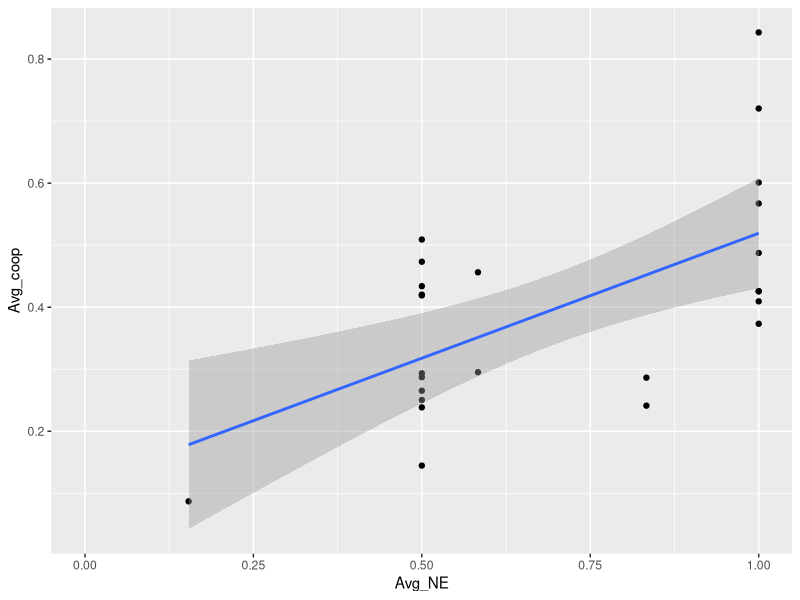
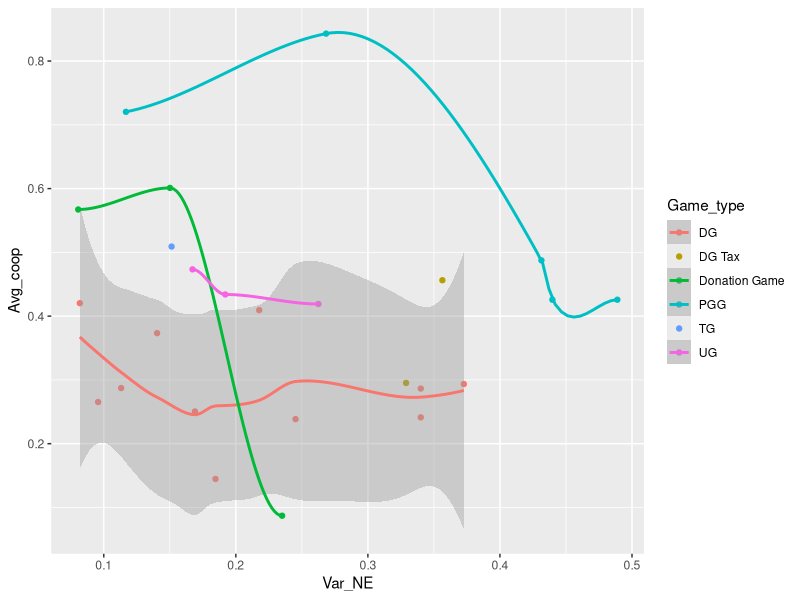
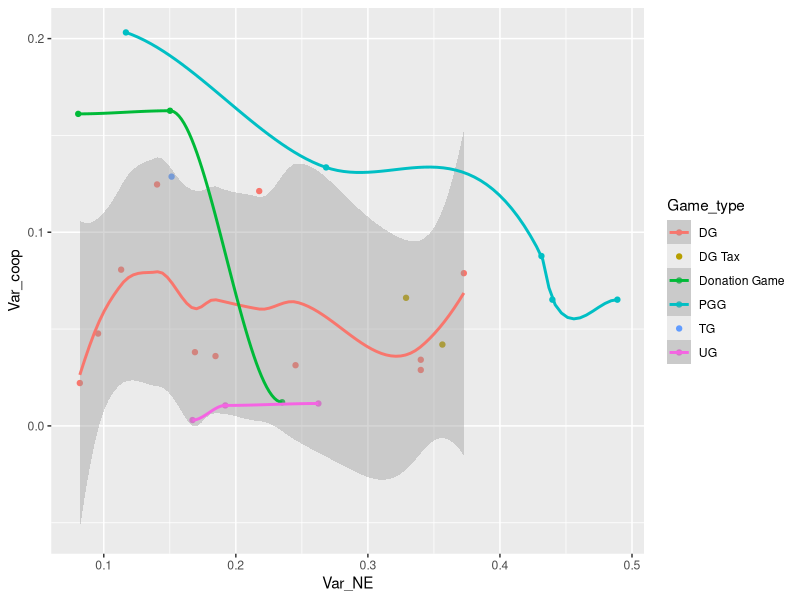
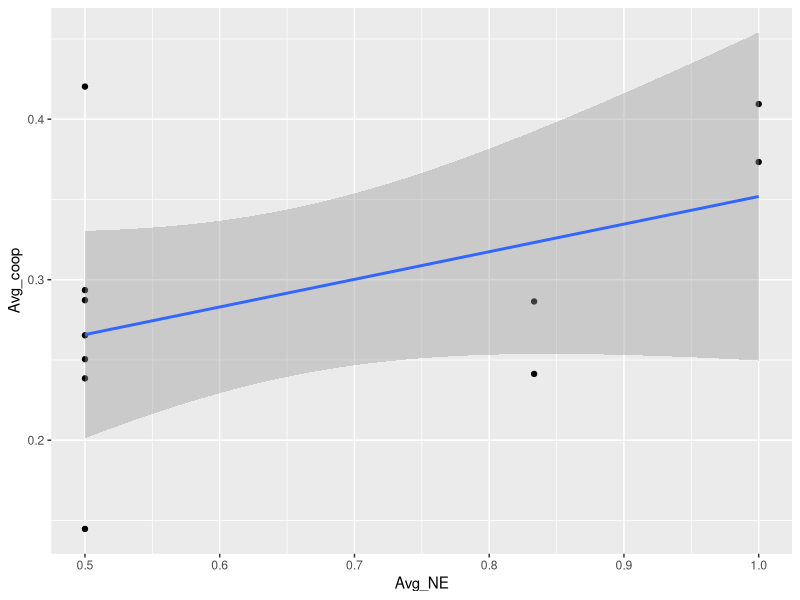
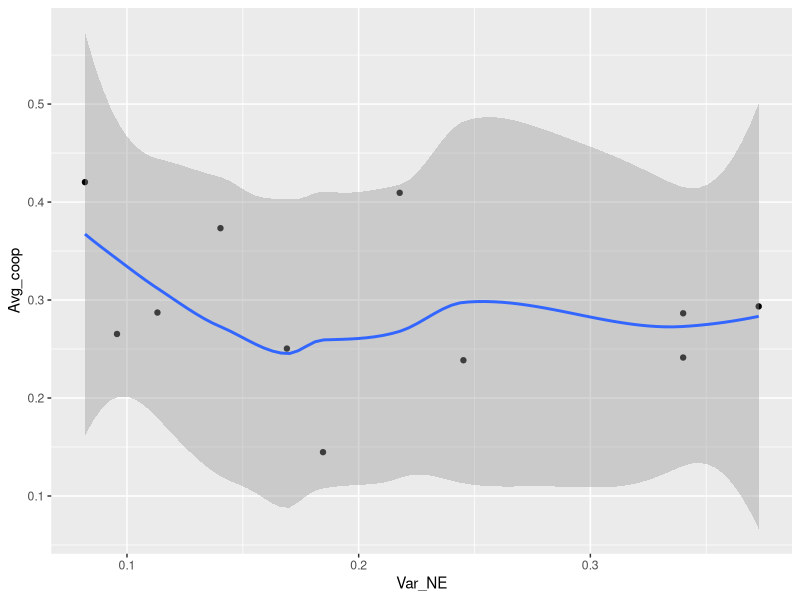
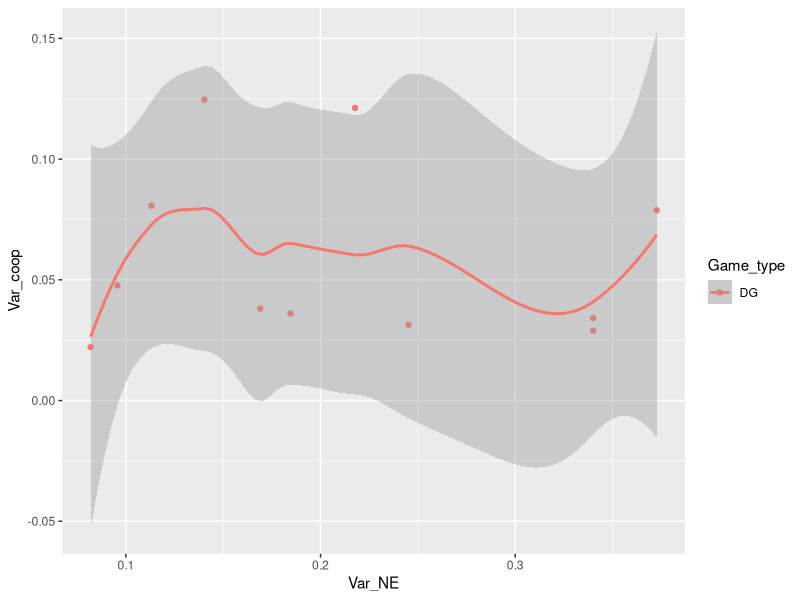

These charts were generated, in order, by the following R code:
library(ggplot2)
library(tidyverse)

setwd("C:/Users/stefa/Documents/CNR/GitHub/Social_norm_meta_analysis/")

# read data 
master <- read.csv("Paper_csv/Master.csv")
DG <- master %>% subset.data.frame(Game_type=="DG")

# H1 : correlation between average cooperation and norm (NE)
cor.test(master$Avg_coop, master$Avg_NE, method= "spearman", exact = F)
ggplot(data=master, aes(x=Avg_NE, y=Avg_coop)) + geom_point() + geom_smooth(method = "lm")

# H2a : correlation between average cooperation and norm (NE)
cor.test(master$Avg_coop, master$Var_NE, method= "spearman", exact = F)
ggplot(data=master, aes(x=Var_NE, y=Avg_coop, color=Game_type)) + geom_point() + geom_smooth()

# H2b : correlation between variance cooperation and norm (NE)
cor.test(master$Var_coop, master$Var_NE, method= "spearman", exact = F)
ggplot(data=master, aes(x=Var_NE, y=Var_coop, color=Game_type)) + geom_point() + geom_smooth()

## DG analysis

# H1
cor.test(DG$Avg_coop, DG$Avg_NE, method= "spearman", exact = F)
ggplot(data=DG, aes(x=Avg_NE, y=Avg_coop)) + geom_point() + geom_smooth(method = "lm")

# H2a : correlation between average cooperation and norm (NE)
cor.test(DG$Avg_coop, DG$Var_NE, method= "spearman", exact = F)
ggplot(data=DG, aes(x=Var_NE, y=Avg_coop)) + geom_point() + geom_smooth()

# H2b : correlation between variance cooperation and norm (NE)
cor.test(DG$Var_coop, DG$Var_NE, method= "spearman", exact = F)
ggplot(data=DG, aes(x=Var_NE, y=Var_coop, color=Game_type)) + geom_point() + geom_smooth()
